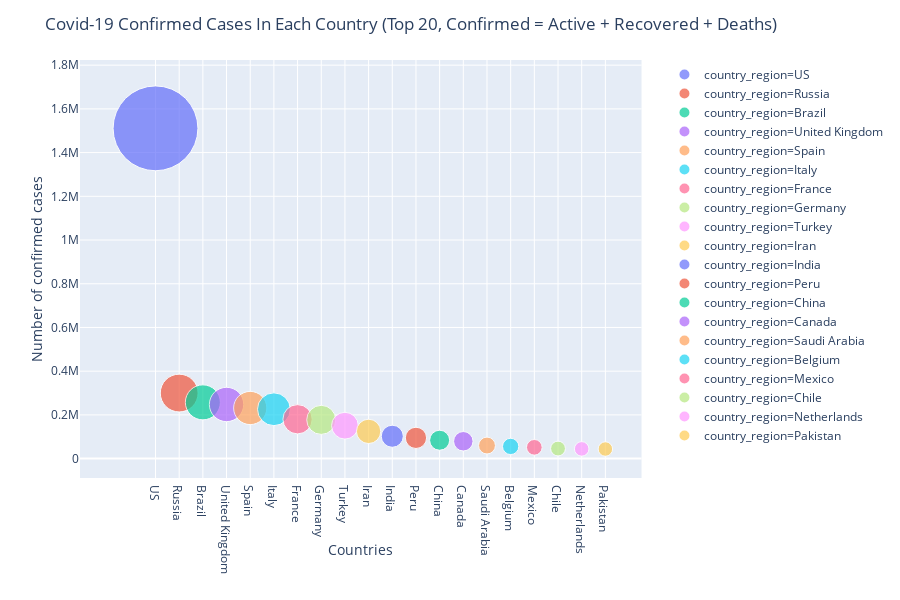

Notebook code cell kept with this figure:
### Markdown cell above
## ***CONFIRMED COVID-19 CASES IN TOP 20 COUNTRIES***

### Code cell
fig = px.scatter(sorted_country.head(20), x = "country_region", y = "confirmed", size = "confirmed", color = "country_region", hover_name = "country_region", size_max = 60)
fig.update_layout(title = "Covid-19 Confirmed Cases In Each Country (Top 20, Confirmed = Active + Recovered + Deaths)", xaxis_title = "Countries", yaxis_title = "Number of confirmed cases")
fig.show()

### Figure 1 — Plotly figure (JSON) as saved in the notebook; plotly's stock layout.template omitted (floating-point values rounded to 4 significant figures)
{"data": [{"hoverlabel": {"namelength": 0}, "hovertemplate": "<b>%{hovertext}</b><br><br>country_region=%{x}<br>confirmed=%{marker.size}", "hovertext": ["US"], "legendgroup": "country_region=US", "marker": {"color": "#636efa", "size": [1510988], "sizemode": "area", "sizeref": 419.7, "symbol": "circle"}, "mode": "markers", "name": "country_region=US", "showlegend": true, "type": "scatter", "x": ["US"], "xaxis": "x", "y": [1510988], "yaxis": "y"}, {"hoverlabel": {"namelength": 0}, "hovertemplate": "<b>%{hovertext}</b><br><br>country_region=%{x}<br>confirmed=%{marker.size}", "hovertext": ["Russia"], "legendgroup": "country_region=Russia", "marker": {"color": "#EF553B", "size": [299941], "sizemode": "area", "sizeref": 419.7, "symbol": "circle"}, "mode": "markers", "name": "country_region=Russia", "showlegend": true, "type": "scatter", "x": ["Russia"], "xaxis": "x", "y": [299941], "yaxis": "y"}, {"hoverlabel": {"namelength": 0}, "hovertemplate": "<b>%{hovertext}</b><br><br>country_region=%{x}<br>confirmed=%{marker.size}", "hovertext": ["Brazil"], "legendgroup": "country_region=Brazil", "marker": {"color": "#00cc96", "size": [257396], "sizemode": "area", "sizeref": 419.7, "symbol": "circle"}, "mode": "markers", "name": "country_region=Brazil", "showlegend": true, "type": "scatter", "x": ["Brazil"], "xaxis": "x", "y": [257396], "yaxis": "y"}, {"hoverlabel": {"namelength": 0}, "hovertemplate": "<b>%{hovertext}</b><br><br>country_region=%{x}<br>confirmed=%{marker.size}", "hovertext": ["United Kingdom"], "legendgroup": "country_region=United Kingdom", "marker": {"color": "#ab63fa", "size": [247709], "sizemode": "area", "sizeref": 419.7, "symbol": "circle"}, "mode": "markers", "name": "country_region=United Kingdom", "showlegend": true, "type": "scatter", "x": ["United Kingdom"], "xaxis": "x", "y": [247709], "yaxis": "y"}, {"hoverlabel": {"namelength": 0}, "hovertemplate": "<b>%{hovertext}</b><br><br>country_region=%{x}<br>confirmed=%{marker.size}", "hovertext": ["Spain"], "legendgroup": "country_region=Spain", "marker": {"color": "#FFA15A", "size": [231606], "sizemode": "area", "sizeref": 419.7, "symbol": "circle"}, "mode": "markers", "name": "country_region=Spain", "showlegend": true, "type": "scatter", "x": ["Spain"], "xaxis": "x", "y": [231606], "yaxis": "y"}, {"hoverlabel": {"namelength": 0}, "hovertemplate": "<b>%{hovertext}</b><br><br>country_region=%{x}<br>confirmed=%{marker.size}", "hovertext": ["Italy"], "legendgroup": "country_region=Italy", "marker": {"color": "#19d3f3", "size": [225886], "sizemode": "area", "sizeref": 419.7, "symbol": "circle"}, "mode": "markers", "name": "country_region=Italy", "showlegend": true, "type": "scatter", "x": ["Italy"], "xaxis": "x", "y": [225886], "yaxis": "y"}, {"hoverlabel": {"namelength": 0}, "hovertemplate": "<b>%{hovertext}</b><br><br>country_region=%{x}<br>confirmed=%{marker.size}", "hovertext": ["France"], "legendgroup": "country_region=France", "marker": {"color": "#FF6692", "size": [180051], "sizemode": "area", "sizeref": 419.7, "symbol": "circle"}, "mode": "markers", "name": "country_region=France", "showlegend": true, "type": "scatter", "x": ["France"], "xaxis": "x", "y": [180051], "yaxis": "y"}, {"hoverlabel": {"namelength": 0}, "hovertemplate": "<b>%{hovertext}</b><br><br>country_region=%{x}<br>confirmed=%{marker.size}", "hovertext": ["Germany"], "legendgroup": "country_region=Germany", "marker": {"color": "#B6E880", "size": [177289], "sizemode": "area", "sizeref": 419.7, "symbol": "circle"}, "mode": "markers", "name": "country_region=Germany", "showlegend": true, "type": "scatter", "x": ["Germany"], "xaxis": "x", "y": [177289], "yaxis": "y"}, {"hoverlabel": {"namelength": 0}, "hovertemplate": "<b>%{hovertext}</b><br><br>country_region=%{x}<br>confirmed=%{marker.size}", "hovertext": ["Turkey"], "legendgroup": "country_region=Turkey", "marker": {"color": "#FF97FF", "size": [150593], "sizemode": "area", "sizeref": 419.7, "symbol": "circle"}, "mode": "markers", "name": "country_region=Turkey", "showlegend": true, "type": "scatter", "x": ["Turkey"], "xaxis": "x", "y": [150593], "yaxis": "y"}, {"hoverlabel": {"namelength": 0}, "hovertemplate": "<b>%{hovertext}</b><br><br>country_region=%{x}<br>confirmed=%{marker.size}", "hovertext": ["Iran"], "legendgroup": "country_region=Iran", "marker": {"color": "#FECB52", "size": [124603], "sizemode": "area", "sizeref": 419.7, "symbol": "circle"}, "mode": "markers", "name": "country_region=Iran", "showlegend": true, "type": "scatter", "x": ["Iran"], "xaxis": "x", "y": [124603], "yaxis": "y"}, {"hoverlabel": {"namelength": 0}, "hovertemplate": "<b>%{hovertext}</b><br><br>country_region=%{x}<br>confirmed=%{marker.size}", "hovertext": ["India"], "legendgroup": "country_region=India", "marker": {"color": "#636efa", "size": [102335], "sizemode": "area", "sizeref": 419.7, "symbol": "circle"}, "mode": "markers", "name": "country_region=India", "showlegend": true, "type": "scatter", "x": ["India"], "xaxis": "x", "y": [102335], "yaxis": "y"}, {"hoverlabel": {"namelength": 0}, "hovertemplate": "<b>%{hovertext}</b><br><br>country_region=%{x}<br>confirmed=%{marker.size}", "hovertext": ["Peru"], "legendgroup": "country_region=Peru", "marker": {"color": "#EF553B", "size": [94933], "sizemode": "area", "sizeref": 419.7, "symbol": "circle"}, "mode": "markers", "name": "country_region=Peru", "showlegend": true, "type": "scatter", "x": ["Peru"], "xaxis": "x", "y": [94933], "yaxis": "y"}, {"hoverlabel": {"namelength": 0}, "hovertemplate": "<b>%{hovertext}</b><br><br>country_region=%{x}<br>confirmed=%{marker.size}", "hovertext": ["China"], "legendgroup": "country_region=China", "marker": {"color": "#00cc96", "size": [84063], "sizemode": "area", "sizeref": 419.7, "symbol": "circle"}, "mode": "markers", "name": "country_region=China", "showlegend": true, "type": "scatter", "x": ["China"], "xaxis": "x", "y": [84063], "yaxis": "y"}, {"hoverlabel": {"namelength": 0}, "hovertemplate": "<b>%{hovertext}</b><br><br>country_region=%{x}<br>confirmed=%{marker.size}", "hovertext": ["Canada"], "legendgroup": "country_region=Canada", "marker": {"color": "#ab63fa", "size": [79411], "sizemode": "area", "sizeref": 419.7, "symbol": "circle"}, "mode": "markers", "name": "country_region=Canada", "showlegend": true, "type": "scatter", "x": ["Canada"], "xaxis": "x", "y": [79411], "yaxis": "y"}, {"hoverlabel": {"namelength": 0}, "hovertemplate": "<b>%{hovertext}</b><br><br>country_region=%{x}<br>confirmed=%{marker.size}", "hovertext": ["Saudi Arabia"], "legendgroup": "country_region=Saudi Arabia", "marker": {"color": "#FFA15A", "size": [59854], "sizemode": "area", "sizeref": 419.7, "symbol": "circle"}, "mode": "markers", "name": "country_region=Saudi Arabia", "showlegend": true, "type": "scatter", "x": ["Saudi Arabia"], "xaxis": "x", "y": [59854], "yaxis": "y"}, {"hoverlabel": {"namelength": 0}, "hovertemplate": "<b>%{hovertext}</b><br><br>country_region=%{x}<br>confirmed=%{marker.size}", "hovertext": ["Belgium"], "legendgroup": "country_region=Belgium", "marker": {"color": "#19d3f3", "size": [55791], "sizemode": "area", "sizeref": 419.7, "symbol": "circle"}, "mode": "markers", "name": "country_region=Belgium", "showlegend": true, "type": "scatter", "x": ["Belgium"], "xaxis": "x", "y": [55791], "yaxis": "y"}, {"hoverlabel": {"namelength": 0}, "hovertemplate": "<b>%{hovertext}</b><br><br>country_region=%{x}<br>confirmed=%{marker.size}", "hovertext": ["Mexico"], "legendgroup": "country_region=Mexico", "marker": {"color": "#FF6692", "size": [51633], "sizemode": "area", "sizeref": 419.7, "symbol": "circle"}, "mode": "markers", "name": "country_region=Mexico", "showlegend": true, "type": "scatter", "x": ["Mexico"], "xaxis": "x", "y": [51633], "yaxis": "y"}, {"hoverlabel": {"namelength": 0}, "hovertemplate": "<b>%{hovertext}</b><br><br>country_region=%{x}<br>confirmed=%{marker.size}", "hovertext": ["Chile"], "legendgroup": "country_region=Chile", "marker": {"color": "#B6E880", "size": [46059], "sizemode": "area", "sizeref": 419.7, "symbol": "circle"}, "mode": "markers", "name": "country_region=Chile", "showlegend": true, "type": "scatter", "x": ["Chile"], "xaxis": "x", "y": [46059], "yaxis": "y"}, {"hoverlabel": {"namelength": 0}, "hovertemplate": "<b>%{hovertext}</b><br><br>country_region=%{x}<br>confirmed=%{marker.size}", "hovertext": ["Netherlands"], "legendgroup": "country_region=Netherlands", "marker": {"color": "#FF97FF", "size": [44449], "sizemode": "area", "sizeref": 419.7, "symbol": "circle"}, "mode": "markers", "name": "country_region=Netherlands", "showlegend": true, "type": "scatter", "x": ["Netherlands"], "xaxis": "x", "y": [44449], "yaxis": "y"}, {"hoverlabel": {"namelength": 0}, "hovertemplate": "<b>%{hovertext}</b><br><br>country_region=%{x}<br>confirmed=%{marker.size}", "hovertext": ["Pakistan"], "legendgroup": "country_region=Pakistan", "marker": {"color": "#FECB52", "size": [43966], "sizemode": "area", "sizeref": 419.7, "symbol": "circle"}, "mode": "markers", "name": "country_region=Pakistan", "showlegend": true, "type": "scatter", "x": ["Pakistan"], "xaxis": "x", "y": [43966], "yaxis": "y"}], "layout": {"height": 600, "legend": {"itemsizing": "constant", "tracegroupgap": 0}, "margin": {"t": 60}, "title": {"text": "Covid-19 Confirmed Cases In Each Country (Top 20, Confirmed = Active + Recovered + Deaths)"}, "xaxis": {"anchor": "y", "categoryarray": ["US", "Russia", "Brazil", "United Kingdom", "Spain", "Italy", "France", "Germany", "Turkey", "Iran", "India", "Peru", "China", "Canada", "Saudi Arabia", "Belgium", "Mexico", "Chile", "Netherlands", "Pakistan"], "categoryorder": "array", "domain": [0, 0.98], "title": {"text": "Countries"}}, "yaxis": {"anchor": "x", "domain": [0, 1], "title": {"text": "Number of confirmed cases"}}}}
